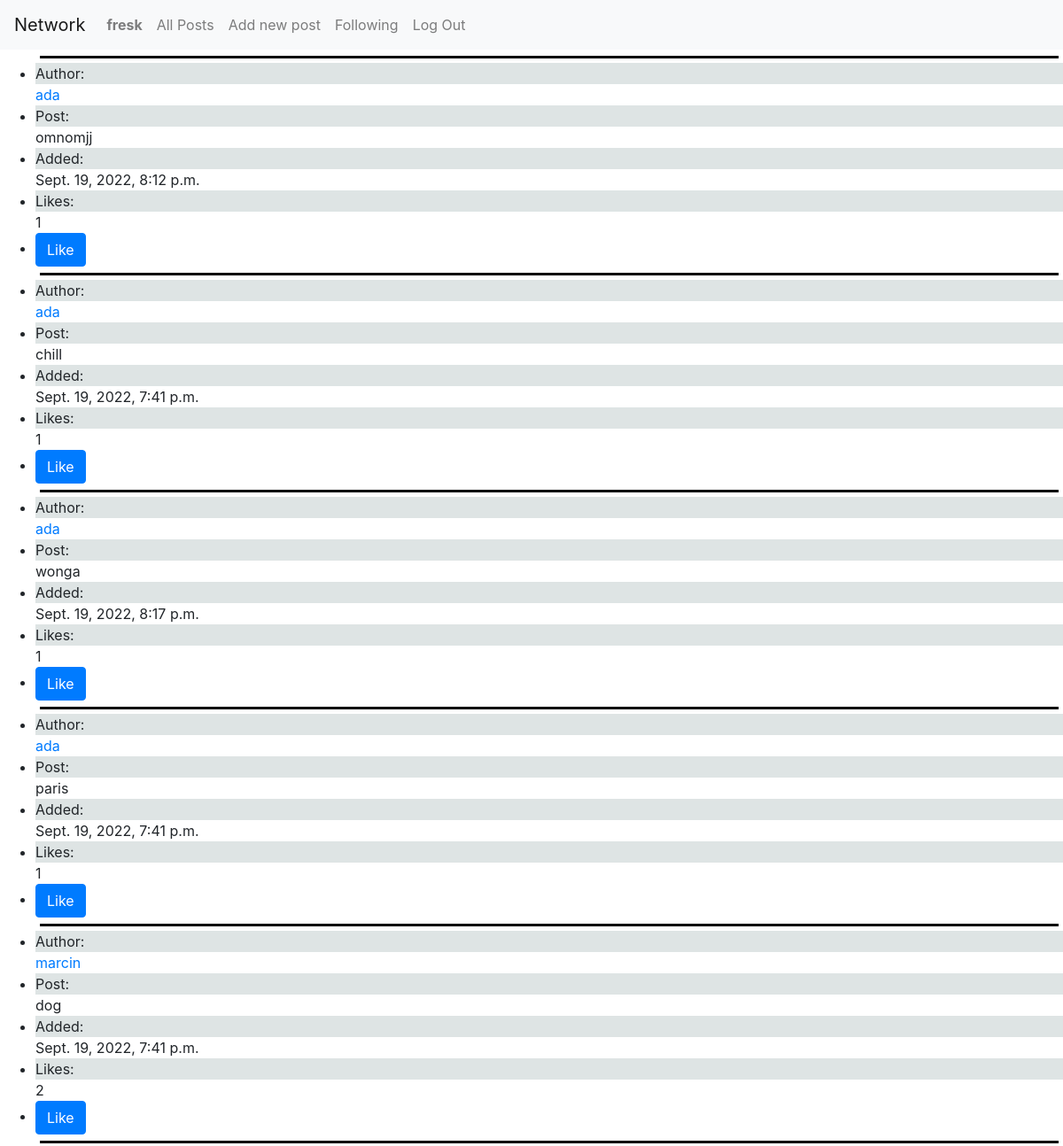
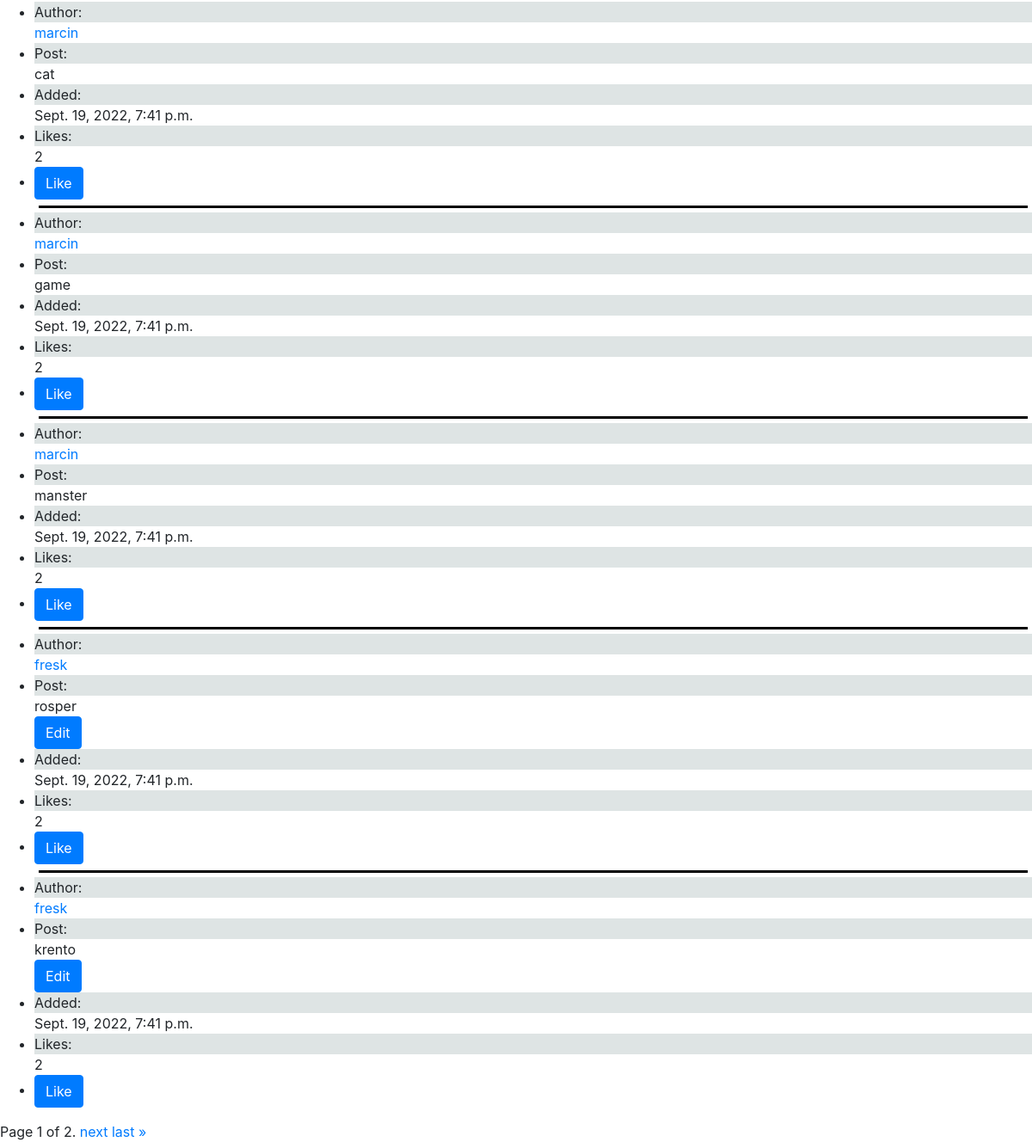
/?page=1 (signed in), run on an earlier commit of the app's database (2 pictures, top to bottom).
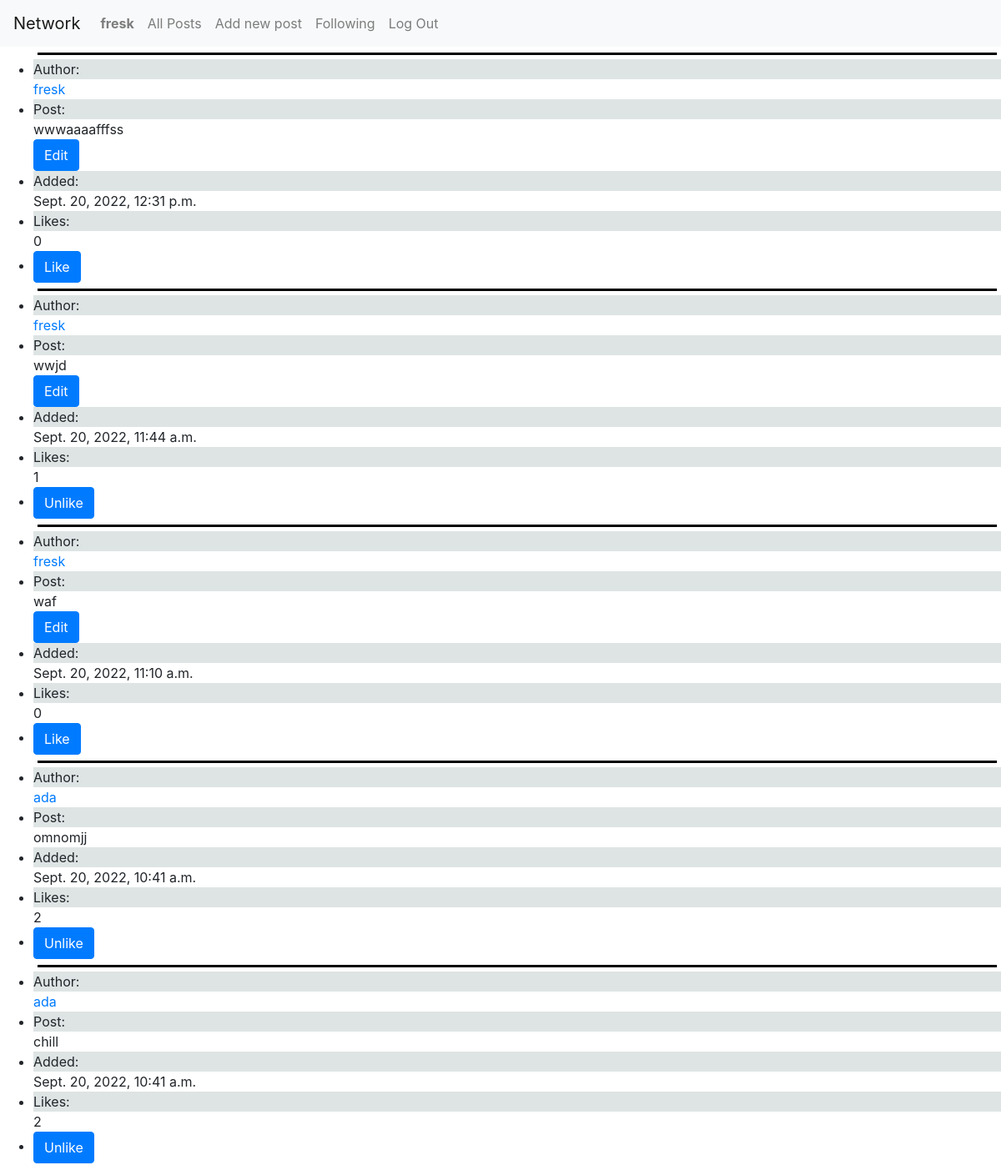
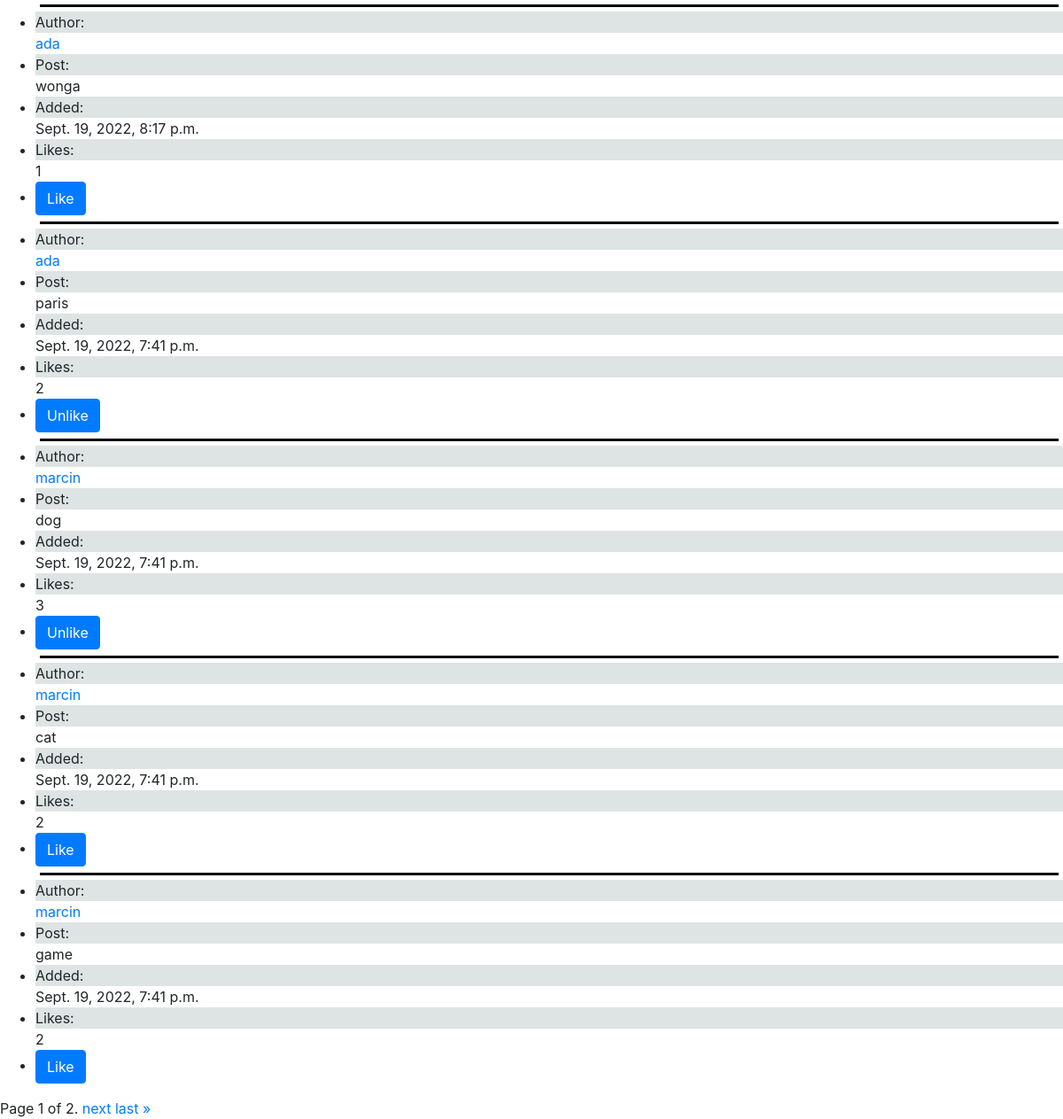
And on a later commit of the database (2 pictures, top to bottom).
### network/models.py (models this page shows, shortened)
class New_post(models.Model):
    poster = models.ForeignKey(User, on_delete=models.CASCADE, related_name="poster")
    post = models.TextField(max_length=500)
    date = models.DateTimeField(auto_now_add=True)
    likes = models.IntegerField(default=0)
    u_likes = models.ManyToManyField(User, blank=True, related_name="u_likes")

class User(AbstractUser):
    followers_number = models.IntegerField(default=0)
    following_number = models.IntegerField(default=0)
    followers = models.ManyToManyField("self", blank=True, symmetrical=False, related_name="u_followers")
    following = models.ManyToManyField("self", blank=True,  symmetrical=False, related_name="u_following")

### network/views.py (the view)
# urls.py: path("", views.index, name="index"),
def index(request):
    posts = list(reversed(New_post.objects.all()))
    paginator = Paginator(posts, 10)
    page_number = request.GET.get('page')
    page_obj = paginator.get_page(page_number)
    return render(request, "network/index.html", {
        "page_obj": page_obj,
        "page_number": page_number
    })

### network/templates/network/index.html (shortened to what this page needs)
{% extends "network/layout.html" %}
{% load static %}
{% block body %}
    <ul id="page{{ page_obj.number }}">
        {% for post in page_obj %}
            <div class="line"></div>
            <div>
                <li>
                    <div class="grey">Author:</div>
                    <a href="{% url 'profile' post.poster.id %}">{{ post.poster }}</a>
                </li>
                <div class="post" id="post_{{ post.id }}">
                    <li>
                        <div class="grey">Post:</div><div id="hid_{{ post.id }}">{{ post.post }}</div>
                        {% if post.poster == user %}
                            <button class="btn btn-primary edit-b" id="button_{{ post.id }}" data-box="edit-button" name="ed" value="esd" style="display: block;">Edit</button>
                        {% else %}
                            <button class="btn btn-primary edit-b" id="button_{{ post.id }}" data-box="edit-button" name="ed" value="esd" style="display: none;">Edit</button>
                        {% endif %}
                    </li>
                </div>
                <li><div class="grey">Added:</div>{{ post.date }}</li>
                <li><div class="grey">Likes:</div><div id="likes_{{ post.id }}">{{ post.likes }}</li></div>
                {% if user.is_authenticated %}
                <div>
                    <li>
                        {% if user in post.u_likes.all %}
                        <button class="btn btn-primary" id="like_{{ post.id }}">Unlike</button>
                        {% else %}
                        <button class="btn btn-primary" id="like_{{ post.id }}">Like</button>
                        {% endif %}
                    </li>
                </div>
                {% endif %}
                {% empty %}
                <li>No current posts</li>
            </div>
            {% endfor %}
    </ul>
    <div class="pagination">
        <span class="step-links">
            <span class="current">
                Page {{ page_obj.number }} of {{ page_obj.paginator.num_pages }}.
            </span>
            {% if page_obj.has_next %}
                <a href="?page={{ page_obj.next_page_number }}">next</a>
                <a href="?page={{ page_obj.paginator.num_pages }}">last &raquo;</a>
            {% endif %}
        </span>
    </div>
{% endblock %}

What changed in the data, as far as the page shows it:
no longer on this page (row unchanged): New_post: poster "marcin", post "manster", date "Sept. 19, 2022, 7:41 p.m.", likes "2"
no longer on this page (row unchanged): New_post: poster "fresk", post "rosper", date "Sept. 19, 2022, 7:41 p.m.", likes "2"
no longer on this page (row unchanged): New_post: poster "fresk", post "krento", date "Sept. 19, 2022, 7:41 p.m.", likes "2"
added New_post: poster "fresk", post "wwwaaaafffss", date "Sept. 20, 2022, 12:31 p.m.", likes "0"
added New_post: poster "fresk", post "wwjd", date "Sept. 20, 2022, 11:44 a.m.", likes "1"
added New_post: poster "fresk", post "waf", date "Sept. 20, 2022, 11:10 a.m.", likes "0"
changed New_post "omnomjj": date "Sept. 19, 2022, 8:12 p.m." → "Sept. 20, 2022, 10:41 a.m."; likes "1" → "2"; text "Like" → "Unlike"
changed New_post "chill": date "Sept. 19, 2022, 7:41 p.m." → "Sept. 20, 2022, 10:41 a.m."; likes "1" → "2"; text "Like" → "Unlike"
changed New_post "paris": likes "1" → "2"; text "Like" → "Unlike"
changed New_post "dog": likes "2" → "3"; text "Like" → "Unlike"
